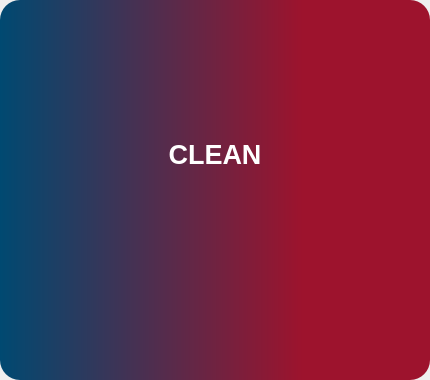
<?xml version="1.0" encoding="UTF-8"?>
<ui version="4.0">
 <class>MainWindow</class>
 <widget class="QMainWindow" name="MainWindow">
  <property name="geometry">
   <rect>
    <x>0</x>
    <y>0</y>
    <width>430</width>
    <height>380</height>
   </rect>
  </property>
  <property name="maximumSize">
   <size>
    <width>430</width>
    <height>380</height>
   </size>
  </property>
  <property name="windowTitle">
   <string>MainWindow</string>
  </property>
  <property name="styleSheet">
   <string notr="true">#fondo{
background-color: qlineargradient(spread:pad, x1:1, y1:0, x2:0, y2:0, stop:0.295455 rgba(157, 19, 45, 255), stop:1 rgba(0, 73, 113, 255));

	border-radius: 20px;
	
}

#texto{
color: rgb(255, 255, 255);
}
</string>
  </property>
  <widget class="QWidget" name="centralwidget">
   <layout class="QVBoxLayout" name="verticalLayout">
    <property name="spacing">
     <number>0</number>
    </property>
    <property name="leftMargin">
     <number>0</number>
    </property>
    <property name="topMargin">
     <number>0</number>
    </property>
    <property name="rightMargin">
     <number>0</number>
    </property>
    <property name="bottomMargin">
     <number>0</number>
    </property>
    <item>
     <widget class="QWidget" name="fondo" native="true">
      <layout class="QVBoxLayout" name="verticalLayout_2">
       <property name="spacing">
        <number>0</number>
       </property>
       <property name="topMargin">
        <number>0</number>
       </property>
       <property name="bottomMargin">
        <number>40</number>
       </property>
       <item alignment="Qt::AlignBottom">
        <widget class="QLabel" name="texto">
         <property name="font">
          <font>
           <pointsize>20</pointsize>
           <bold>true</bold>
          </font>
         </property>
         <property name="text">
          <string>CLEAN</string>
         </property>
         <property name="alignment">
          <set>Qt::AlignCenter</set>
         </property>
        </widget>
       </item>
       <item alignment="Qt::AlignHCenter">
        <widget class="QLabel" name="imagen">
         <property name="maximumSize">
          <size>
           <width>300</width>
           <height>200</height>
          </size>
         </property>
         <property name="text">
          <string/>
         </property>
         <property name="pixmap">
          <pixmap resource="../src/fondos.qrc">:/iconosWhite/img/iconsAtencion/iconWhite.png</pixmap>
         </property>
         <property name="scaledContents">
          <bool>true</bool>
         </property>
        </widget>
       </item>
      </layout>
     </widget>
    </item>
   </layout>
  </widget>
 </widget>
 <resources>
  <include location="../src/fondos.qrc"/>
  <include location="../../../../AppData/Local/Programs/Python/Python311/Lib/site-packages/qt6_applications/Qt/src/fondos.qrc"/>
 </resources>
 <connections/>
</ui>
